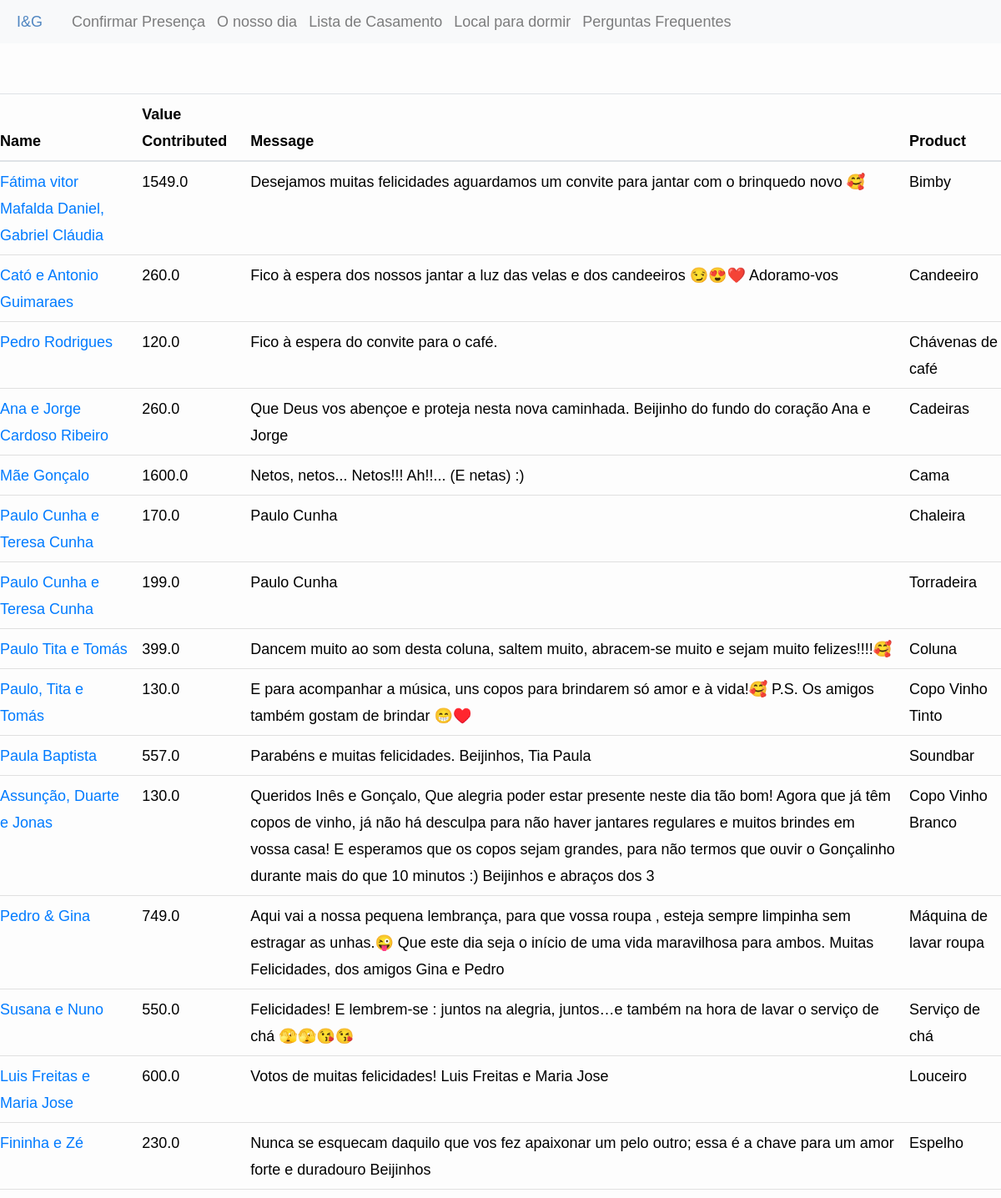
The app's page /edit/contributions with its own data.
### inesegoncalo/models/contributions.py (models this page shows, shortened)
class Contribution(db.Model ,model.Model,model.Base):
    __tablename__ = 'contribution'
    __table_args__ = {'extend_existing': True}
    id = Column(Integer, primary_key=True)
    name = Column(String(80))
    value_contributed = Column(Float)
    message = Column(Text)
    product_id = Column(Integer, ForeignKey('products.id'))
    product = relationship('Product', back_populates="contributions")

### inesegoncalo/models/products.py (models this page shows, shortened)
class Product(db.Model, model.Model, model.Base):
    __tablename__ = 'products'
    __table_args__ = {'extend_existing': True}
    id = Column(Integer, primary_key=True)
    name = Column(String(80), unique=True, nullable=False)
    description = Column(Text)
    price = Column(Float)
    price_paid = Column(Float, default=0.0)
    store = Column(Text)
    show_price = Column(Boolean, default=True)
    priority = Column(Integer, default=10)
    category_id = Column(Integer, ForeignKey('categories.id'), nullable=True)
    images = relationship('ProductImage', back_populates="product")
    contributions = relationship('Contribution', back_populates="product")
    category = relationship('Category', back_populates="products")

### inesegoncalo/modules/edit.py (the view)
@bp.route("/contributions", methods=("GET", "POST"))
def contributions():
    contributions = Contribution.query.all()
    return render_template("edit/contributions.html", contributions=contributions)

### inesegoncalo/templates/edit/contributions.html (shortened to what this page needs)
{% extends 'layout.html' %}
{% block content %}
<div class="product_background">
<table class="table">
    <thead>
        <tr>
            <th>Name</th>
            <th>Value Contributed</th>
            <th>Message</th>
            <th>Product</th>
        </tr>
    </thead>
    <tbody>
        {% for contribution in contributions %}
            <tr>
                <td class="no_padding"><a href="{{url_for('edit.contribution',contribution_id=contribution.id)}}">{{contribution.name}}</a></td>
                <td class="no_padding">{{contribution.value_contributed}}</td>
                <td class="no_padding">{{contribution.message}}</td>
                <td class="no_padding">{{contribution.product.name}}</td>
            </tr>
        {% endfor %}
    </tbody>
</table>
</div>
{% endblock %}

### inesegoncalo/static/style/main.css (style rules this page uses)
html { font-size: 10px; }
html, body { height: 100%; }
body { background: #ffffff; font-family: 'Metropolis', sans-serif; font-size: 1.8rem; font-style: normal; font-weight: normal; line-height: 1.778; color: #000000; margin: 0; padding: 0; position: relative; }
table { border-width: 0; width: 100%; max-width: 100%; font-family: 'Metropolis', sans-serif ; border-collapse: collapse; }
th, td { padding: 1.5rem 3.2rem; text-align: left; border-bottom: 1px solid #e0e0e0; }
th { color: #000000; font-family: 'Metropolis', sans-serif ; font-weight: 700; }
th:first-child, td:first-child { padding-left: 0; }
th:last-child, td:last-child { padding-right: 0; }
input, textarea, select, pre, blockquote, figure, table, p, ul, ol, dl, form, .video-container, .ss-custom-select { margin-bottom: 3.2rem; }
::placeholder { color: #8c8c8c; }

### inesegoncalo/static/style/card.css (style rules this page uses)
body { background-color: #f8f9fa!important }
.product_background { box-shadow: inset 0 0 0 1000px rgb(255 255 255 / 74%); min-height:100vh; background-attachment: fixed; background-repeat: no-repeat!important; background-size: cover!important; display: flex; justify-content: center; flex-wrap: wrap; padding-top: 6rem; flex-direction: row; align-items: center; }

### inesegoncalo/static/style/lista_casamento.css (style rules this page uses)
a, a:hover { text-decoration: none; transition: color 0.3s ease-in-out; }

### records on screen
Contribution: name "Fátima vitor Mafalda Daniel, Gabriel Cláudia", value_contributed "1549.0", message "Desejamos muitas felicidades aguardamos um convite para jantar com o brinquedo novo 🥰", product.name "Bimby"
Contribution: name "Cató e Antonio Guimaraes", value_contributed "260.0", message "Fico à espera dos nossos jantar a luz das velas e dos candeeiros 😏😍❤️ Adoramo-vos", product.name "Candeeiro"
Contribution: name "Pedro Rodrigues", value_contributed "120.0", message "Fico à espera do convite para o café.", product.name "Chávenas de café"
Contribution: name "Ana e Jorge Cardoso Ribeiro", value_contributed "260.0", message "Que Deus vos abençoe e proteja nesta nova caminhada. Beijinho do fundo do coração Ana e Jorge", product.name "Cadeiras"
Contribution: name "Mãe Gonçalo", value_contributed "1600.0", message "Netos, netos... Netos!!! Ah!!... (E netas) :)", product.name "Cama"
Contribution: name "Paulo Cunha e Teresa Cunha", value_contributed "170.0", message "Paulo Cunha", product.name "Chaleira"
Contribution: name "Paulo Cunha e Teresa Cunha", value_contributed "199.0", message "Paulo Cunha", product.name "Torradeira"
Contribution: name "Paulo Tita e Tomás", value_contributed "399.0", message "Dancem muito ao som desta coluna, saltem muito, abracem-se muito e sejam muito felizes!!!!🥰", product.name "Coluna"
Contribution: name "Paulo, Tita e Tomás", value_contributed "130.0", message "E para acompanhar a música, uns copos para brindarem só amor e à vida!🥰 P.S. Os amigos também gostam de brindar 😁♥️", product.name "Copo Vinho Tinto"
Contribution: name "Paula Baptista", value_contributed "557.0", message "Parabéns e muitas felicidades. Beijinhos, Tia Paula", product.name "Soundbar"
Contribution: name "Assunção, Duarte e Jonas", value_contributed "130.0", message "Queridos Inês e Gonçalo, Que alegria poder estar presente neste dia tão bom! Agora que já têm copos de vinho, já não há desculpa para não haver jantares regulares e muitos brindes em vossa casa! E esperamos que os copos sejam grandes, para não termos que ouvir o Gonçalinho durante mais do que 10 minutos :) Beijinhos e abraços dos 3", product.name "Copo Vinho Branco"
Contribution: name "Pedro & Gina", value_contributed "749.0", message "Aqui vai a nossa pequena lembrança, para que vossa roupa , esteja sempre limpinha sem estragar as unhas.😜 Que este dia seja o início de uma vida maravilhosa para ambos. Muitas Felicidades, dos amigos Gina e Pedro", product.name "Máquina de lavar roupa"
Contribution: name "Susana e Nuno", value_contributed "550.0", message "Felicidades! E lembrem-se : juntos na alegria, juntos…e também na hora de lavar o serviço de chá 🫣🫣😘😘", product.name "Serviço de chá"
Contribution: name "Luis Freitas e Maria Jose", value_contributed "600.0", message "Votos de muitas felicidades! Luis Freitas e Maria Jose", product.name "Louceiro"
Contribution: name "Fininha e Zé", value_contributed "230.0", message "Nunca se esquecam daquilo que vos fez apaixonar um pelo outro; essa é a chave para um amor forte e duradouro Beijinhos", product.name "Espelho"
